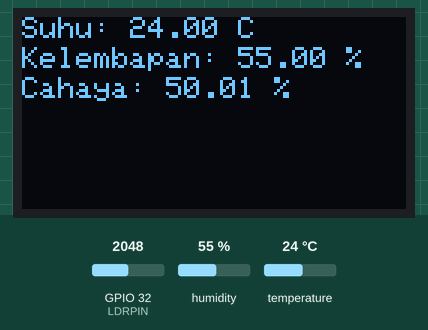
This program was run on a simulated ESP32. Shown: 128×64 one-colour display. The inputs (shaded band) are chosen by the test bench; at power-on: humidity 55 %, GPIO 32 (LDRPIN) = 2048, temperature 24 °C. What the program prints to the serial monitor is not drawn.

Above: at 2.8 s.
2.9 s: humidity set to 22 %
At 5.1 s:
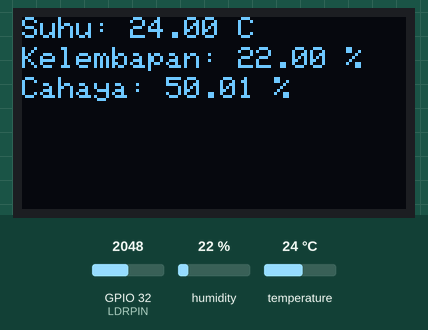
5.6 s: GPIO 32 (LDRPIN) set to 2866
At 6.6 s:
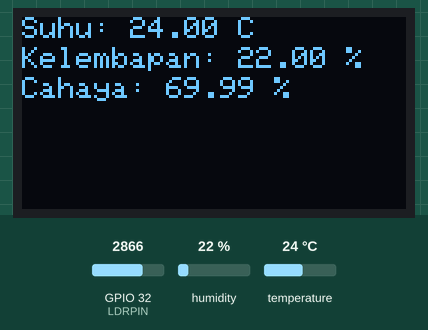
8.3 s: temperature set to 12 °C
At 10.7 s:
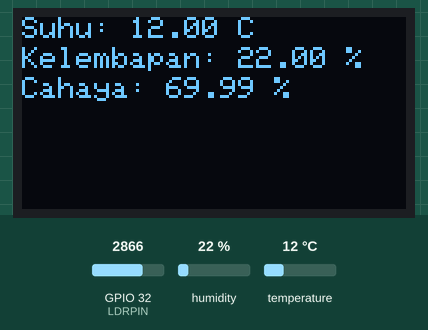
11.7 s: GPIO 32 (LDRPIN) set to 3603
At 13.4 s:
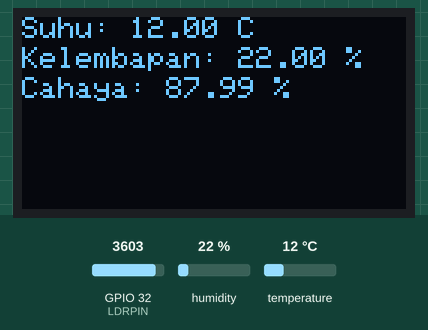
14.4 s: humidity set to 40 %
At 17.5 s:
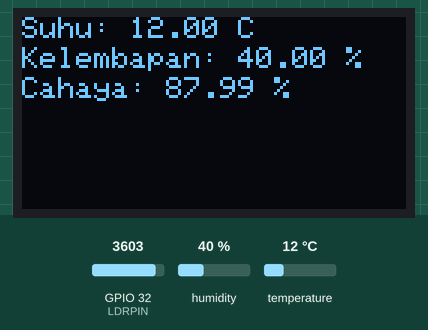
17.8 s: GPIO 32 (LDRPIN) set to 4095
At 19.0 s:
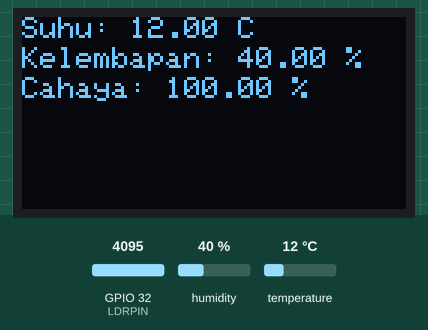
Timing chart, 0 to 20.8 s (numbered marks = the images above; inputs shaded):
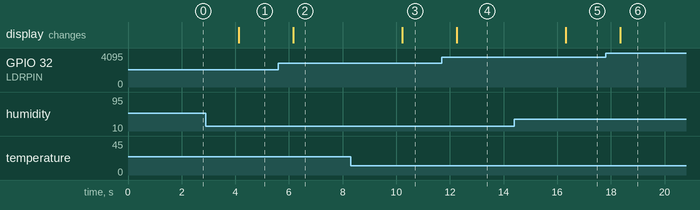

The program:

main.cpp
```cpp
#include <Arduino.h>
#include <Wire.h>
#include <Adafruit_GFX.h>
#include <Adafruit_SSD1306.h>
#include <DHT.h>

// Definisi OLED
#define SCREEN_WIDTH 128
#define SCREEN_HEIGHT 64
#define OLED_RESET    -1
#define SCREEN_ADDRESS 0x3C

Adafruit_SSD1306 display(SCREEN_WIDTH, SCREEN_HEIGHT, &Wire, OLED_RESET);

// Definisi DHT22
#define DHTPIN 19
#define DHTTYPE DHT22
DHT dht(DHTPIN, DHTTYPE);

// Definisi LDR
#define LDRPIN 32

void setup() {
    Serial.begin(115200);

    // Inisialisasi OLED
    if (!display.begin(SSD1306_SWITCHCAPVCC, SCREEN_ADDRESS)) {
        Serial.println("Gagal menginisialisasi OLED!");
        while (true);
    }
    display.clearDisplay();

    // Inisialisasi DHT22
    dht.begin();
}

void loop() {
    // Baca sensor DHT22
    float suhu = dht.readTemperature();
    float kelembapan = dht.readHumidity();

    // Baca nilai LDR
    int ldrValue = analogRead(LDRPIN);
    float intensitas = (ldrValue / 4095.0) * 100; // Konversi ke persen (untuk ESP32)

    // Cek apakah pembacaan DHT22 berhasil
    if (isnan(suhu) || isnan(kelembapan)) {
        Serial.println("Gagal membaca dari DHT22!");
        return;
    }

    // Tampilkan di Serial Monitor
    Serial.print("Suhu: ");
    Serial.print(suhu);
    Serial.print("°C | Kelembapan: ");
    Serial.print(kelembapan);
    Serial.print("% | Intensitas Cahaya: ");
    Serial.print(intensitas);
    Serial.println("%");

    // Tampilkan di OLED
    display.clearDisplay();
    display.setTextSize(1);
    display.setTextColor(WHITE);

    display.setCursor(0, 0);
    display.print("Suhu: ");
    display.print(suhu);
    display.println(" C");

    display.setCursor(0, 10);
    display.print("Kelembapan: ");
    display.print(kelembapan);
    display.println(" %");

    display.setCursor(0, 20);
    display.print("Cahaya: ");
    display.print(intensitas);
    display.println(" %");

    display.display();

    delay(2000); // Tunggu 2 detik sebelum update berikutnya
}
```

Measured:
- after the input at 2.9 s, the display: changes after 1.2 s (image 1)
- after the input at 5.6 s, the display: changes after 0.56 s (image 2)
- after the input at 8.3 s, the display: changes after 1.9 s (image 3)
- after the input at 11.7 s, the display: changes after 0.55 s (image 4)
- after the input at 14.4 s, the display: changes after 1.9 s (image 5)
- after the input at 17.8 s, the display: changes after 0.54 s (image 6)
